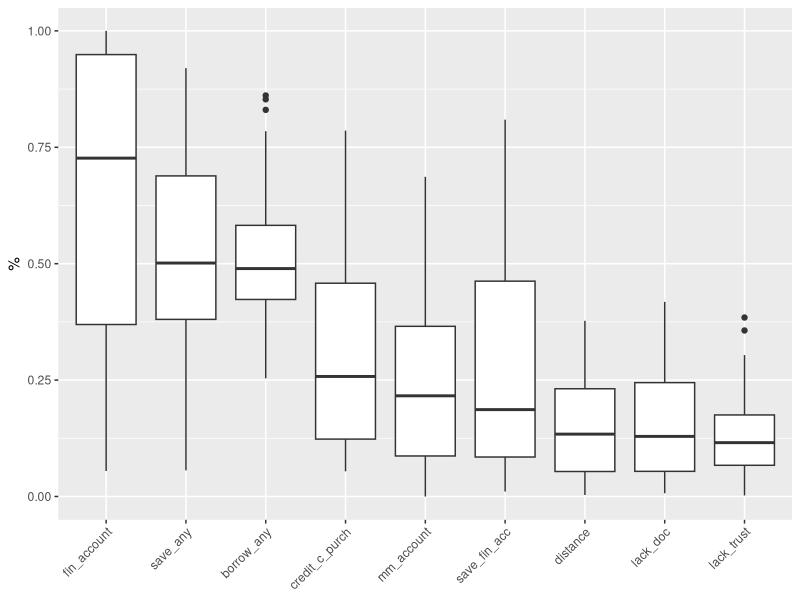
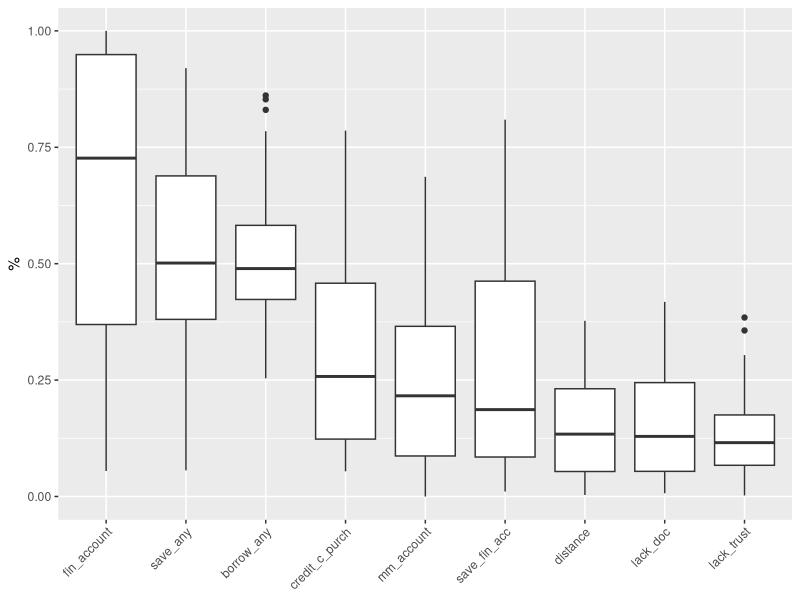

These charts were generated, in order, by the following R code: (Note: this script raises an error after producing the figures.)
require(tidyverse)
require(ggplot2)
require(GGally)
require(VIM)
library(mice) # Cargamos la librería
library(xtable)

#wd
# setwd('/home/mateo1/repos/financialinclusionClustering')
setwd('C:/Users/mateo/Documents/repos/financialinclusionClustering')

#data
countries = read.csv("data/FINDEXCountry.csv")
dataset = read.csv("data/data.csv")
data = dataset[ dataset$year == 2021,]

col_nam = names(data[,4:ncol(data)])

# EDA
glimpse(data)
nrow(data[!complete.cases(data),])

mySummary <- function(vector, na.rm = T, round = 2){
  results <- c('Std. Dev' = round(sd(unlist(vector), na.rm), round), summary(vector))
  return(results)
}

# summ_df  = do.call(cbind, lapply(data[,4:ncol(data)], summary))
summ_df  = do.call(cbind, lapply(data[,4:ncol(data)], mySummary))

print(xtable(summ_df), include.rownames = T)


# boxplot
data %>% 
  select(col_nam) %>%
  stack() %>% 
  # ggplot(aes(x = ind, y = values)) +
  ggplot(aes(x = reorder(ind, values, FUN = median,na.rm = TRUE, decreasing = T), y = values)) +
  # ggplot(aes(x = fct_reorder(ind, values, fun = median,na.rm = TRUE, .desc =TRUE), y = values)) +
  geom_boxplot()+
  labs(y = '%')+
  theme(axis.text.x = element_text( angle=45, hjust = 1),
        axis.title.x   = element_blank(),
        legend.position = 'none')
ggsave('results/boxplot.jpg',    width = 4, height = 4)

data %>% 
  # summarise_all(sd, na.rm=T)
  summarise(sd= sd, na.rm=T)

# Missing paterns
dataset %>%
  left_join(countries[, c("Country.Code", 'Region') ], by = 'Country.Code' ) %>% 
  pivot_longer(col_nam) %>% 
  group_by(Region) %>%
  summarise_each(funs(sum(is.na(.))/length(.))) %>% 
  # top_n(n = 20, wt = value) %>% 
  # ggplot(aes(reorder(Country.Name, value,decreasing=T ), value))+
  ggplot(aes(reorder(Region, value,decreasing=T ), value))+
  geom_col()+
  labs(y = '%')+
  theme(axis.text.x = element_text( angle=45, hjust = 1),
        axis.title.x   = element_blank(),
        legend.position = 'none')
ggsave('results/missings_x_region.jpg',
       width = 4, height = 4)

country_all_na = data %>% 
  filter_at(vars(4:ncol(data)), all_vars(is.na(.)))
country_all_na$Country.Code

data = data %>% 
  filter(!Country.Code %in% country_all_na$Country.Code)

na_plot =aggr(data[,4:ncol(data)], sortVar=TRUE, oma = c(16, 5, 5, 3), numbers=T)
# ggsave(na_plot$percent, 'results/missings_combinations.jpg')
na_plot$missings
summary(na_plot)

md.pattern(data[,4:ncol(data)], rotate.names=TRUE)

## ggally
lowerfun <- function(data,mapping){
  ggplot(data = data, mapping = mapping)+
    geom_point(alpha = 0.5)+
    scale_x_continuous(limits = c(0,1), breaks=c(0.25, 0.5, 0.75))+
    scale_y_continuous(limits = c(0,1), breaks=c(0.25, 0.5, 0.75))+
    geom_smooth(method = "loess")#+
    # theme(axis.text.x = element_text( angle=45))
}  


# Corr plot
# Matrix of plots
p1 <- ggpairs(data = data, columns = 4:ncol(data)  , #na.omit = TRUE ,
              # lower = list(continuous = "smooth")
              lower = list(continuous = wrap(lowerfun)),
              diag = list(continuous = "barDiag") )
  # +theme_grey(base_size = 8)
  # theme(axis.text=element_blank())+
  # theme_minimal(base_size = 9)


p2 <- ggcorr(data[,4:ncol(data) ], label = TRUE, label_round = 2)
g2 <- ggplotGrob(p2)
colors <- g2$grobs[[6]]$children[[3]]$gp$fill

# Change background color to tiles in the upper triangular matrix of plots 
idx <- 1
p <- ncol(data[,4:ncol(data) ] )
for (k1 in 1:(p-1)) {
  for (k2 in (k1+1):p) {
    plt <- getPlot(p1,k1,k2) +
      theme(panel.background = element_rect(fill = colors[idx], color="white"),
            panel.grid.major = element_line(color=colors[idx]))
    p1 <- putPlot(p1,plt,k1,k2)
    idx <- idx+1
  }
}

print(p1+ theme(strip.placement = "outside", text = element_text(size = 9)))
ggsave("results/ggpair.jpg",
       width = 10, height = 10)
